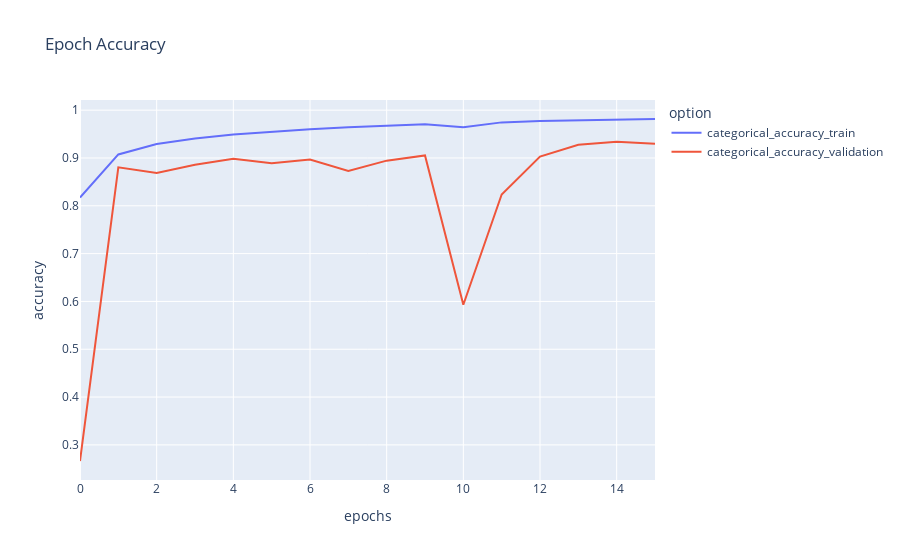

Notebook source saved alongside this figure:
### Code cell
metrics_df = plot_graph("accuracy")
metrics_df.plot(title="Epoch Accuracy", labels=dict(index="epochs", value="accuracy", variable="option"))

### Figure 1 — Plotly figure (JSON) as saved in the notebook; plotly's stock layout.template omitted (floating-point values rounded to 4 significant figures)
{"data": [{"hovertemplate": "option=categorical_accuracy_train<br>epochs=%{x}<br>accuracy=%{y}<extra></extra>", "legendgroup": "categorical_accuracy_train", "line": {"color": "#636efa", "dash": "solid"}, "mode": "lines", "name": "categorical_accuracy_train", "orientation": "v", "showlegend": true, "type": "scatter", "x": [0, 1, 2, 3, 4, 5, 6, 7, 8, 9, 10, 11, 12, 13, 14, 15], "xaxis": "x", "y": [0.8172, 0.9074, 0.9292, 0.9409, 0.9492, 0.955, 0.9601, 0.964, 0.9675, 0.9703, 0.9641, 0.9745, 0.9772, 0.9789, 0.9803, 0.9815], "yaxis": "y"}, {"hovertemplate": "option=categorical_accuracy_validation<br>epochs=%{x}<br>accuracy=%{y}<extra></extra>", "legendgroup": "categorical_accuracy_validation", "line": {"color": "#EF553B", "dash": "solid"}, "mode": "lines", "name": "categorical_accuracy_validation", "orientation": "v", "showlegend": true, "type": "scatter", "x": [0, 1, 2, 3, 4, 5, 6, 7, 8, 9, 10, 11, 12, 13, 14, 15], "xaxis": "x", "y": [0.2663, 0.8804, 0.8688, 0.886, 0.8984, 0.8888, 0.8969, 0.8728, 0.8944, 0.9053, 0.593, 0.8236, 0.9028, 0.9278, 0.934, 0.9297], "yaxis": "y"}], "layout": {"legend": {"title": {"text": "option"}, "tracegroupgap": 0}, "title": {"text": "Epoch Accuracy"}, "xaxis": {"anchor": "y", "domain": [0, 1], "title": {"text": "epochs"}}, "yaxis": {"anchor": "x", "domain": [0, 1], "title": {"text": "accuracy"}}}}
